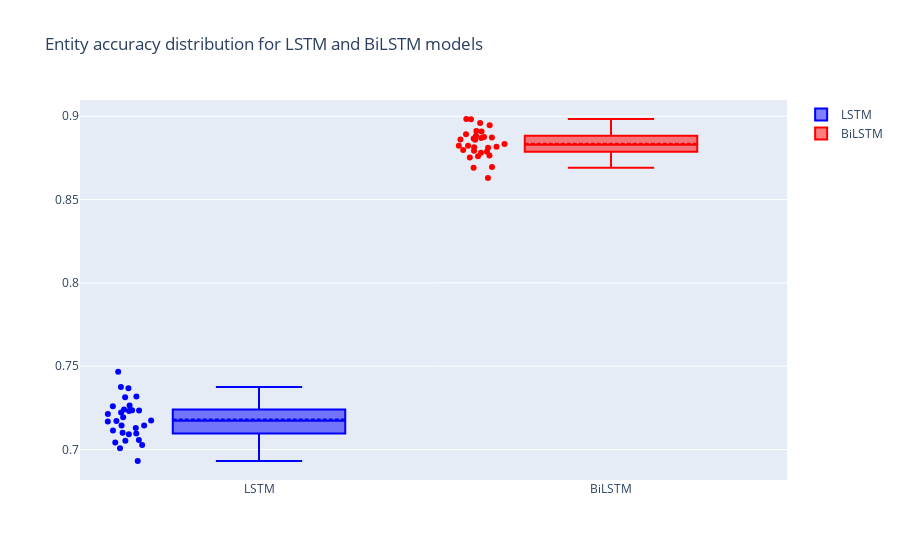

The cell this chart's notebook holds for it:
### Code cell
fig = go.Figure()

fig.add_trace(
    go.Box(
        y=df_lstm_results["entity_accuracies"],
        name="LSTM",
        boxmean=True,
        boxpoints="all",
        marker=dict(color="blue"),
    )
)

fig.add_trace(
    go.Box(
        y=df_bilstm_results["entity_accuracies"],
        name="BiLSTM",
        boxmean=True,
        boxpoints="all",
        marker=dict(color="red"),
    )
)

fig.update_layout(title="Entity accuracy distribution for LSTM and BiLSTM models")

fig.show()

### Figure 1 — Plotly figure (JSON) as saved in the notebook; plotly's stock layout.template omitted (floating-point values rounded to 4 significant figures)
{"data": [{"boxmean": true, "boxpoints": "all", "marker": {"color": "blue"}, "name": "LSTM", "type": "box", "y": [0.7232, 0.7318, 0.6931, 0.7375, 0.7027, 0.7168, 0.7223, 0.7264, 0.7193, 0.7052, 0.7057, 0.7114, 0.7313, 0.726, 0.7144, 0.7174, 0.7239, 0.7144, 0.7096, 0.7092, 0.7368, 0.7007, 0.7213, 0.7171, 0.7233, 0.7042, 0.7467, 0.7101, 0.713, 0.7235]}, {"boxmean": true, "boxpoints": "all", "marker": {"color": "red"}, "name": "BiLSTM", "type": "box", "y": [0.8823, 0.8797, 0.8765, 0.8781, 0.8883, 0.8983, 0.8793, 0.8691, 0.8872, 0.8629, 0.8814, 0.8892, 0.8875, 0.8909, 0.8859, 0.8753, 0.8787, 0.8982, 0.8867, 0.8861, 0.8812, 0.887, 0.8945, 0.8834, 0.876, 0.8911, 0.8824, 0.8696, 0.8959, 0.8817]}], "layout": {"title": {"text": "Entity accuracy distribution for LSTM and BiLSTM models"}}}
